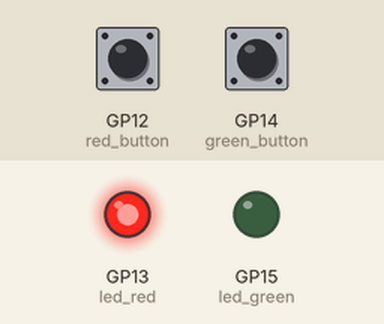
This program was run on a simulated Raspberry Pi Pico running MicroPython. Shown: output pins drawn as LEDs (lit = HIGH). Dashed ring = blinking. Inputs (shaded band) come from the test bench; at power-on: GP12 (red_button) LOW, GP14 (green_button) LOW.

Above: at 1.2 s.
1.3 s: GP12 (red_button) pulled HIGH for 0.15 s
At 1.6 s:
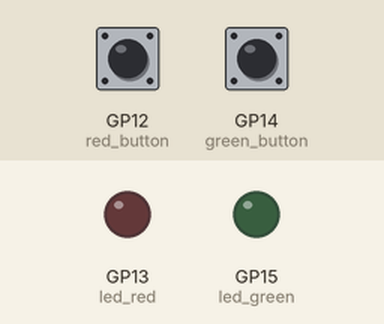
3.8 s: GP14 (green_button) pulled HIGH for 0.15 s
At 4.6 s:
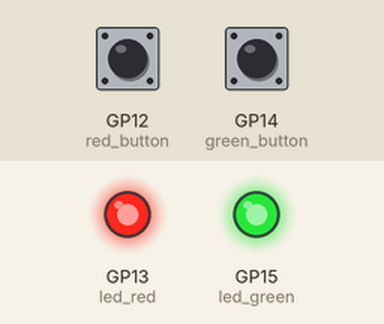
6.3 s: GP14 (green_button) pulled HIGH for 3.2 s
At 10.9 s:
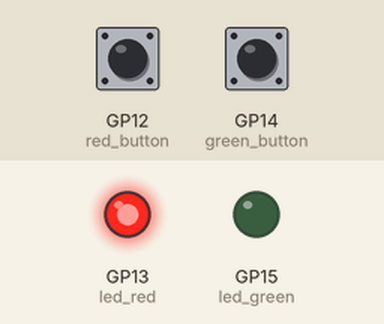
11.8 s: GP12 (red_button) pulled HIGH for 3.2 s
At 13.2 s:
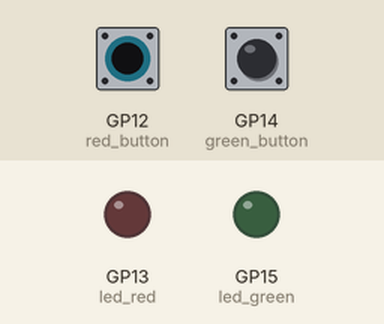
17.3 s: GP12 (red_button) driven HIGH and GP14 (green_button) driven HIGH
At 20.1 s:
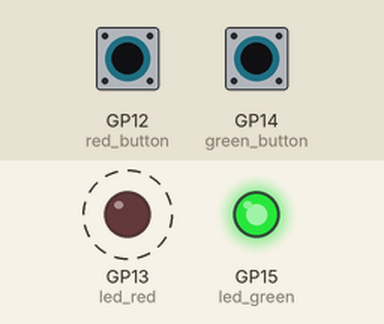
Timing chart, 0 to 21.3 s (numbered marks = the images above; inputs shaded):
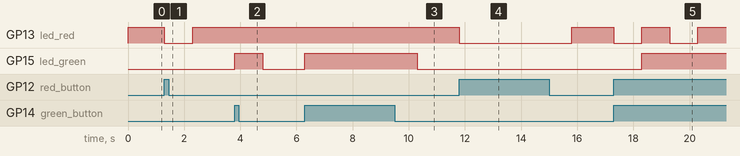

The program:

switch.py
```python
import machine
import time

green_button = machine.Pin(14, machine.Pin.IN, machine.Pin.PULL_DOWN)
red_button = machine.Pin(12, machine.Pin.IN, machine.Pin.PULL_DOWN)
led_green = machine.Pin(15, machine.Pin.OUT)
led_red = machine.Pin(13, machine.Pin.OUT)

while True:
    if green_button.value() == 1:
        led_green.value(1)
        time.sleep(1)
    if red_button.value() == 1:
        led_red.value(0)
        time.sleep(1)
    led_green.value(0)
    led_red.value(1)
```

Measured:
- after the input at 1.3 s, GP13 (led_red): HIGH → LOW at once, → HIGH 1.0 s later
- after the input at 3.8 s, GP15 (led_green): LOW → HIGH at once, → LOW 1.0 s later
- after the input at 6.3 s, GP15 (led_green): LOW → HIGH at once, → LOW 4.0 s later
- after the input at 11.8 s, GP13 (led_red): HIGH → LOW at once, → HIGH 4.0 s later
- after the input at 17.3 s, GP13 (led_red): alternates HIGH for 1.0 s and LOW for 1.0 s, starting at once; GP15 (led_green): LOW → HIGH after 1.0 s
